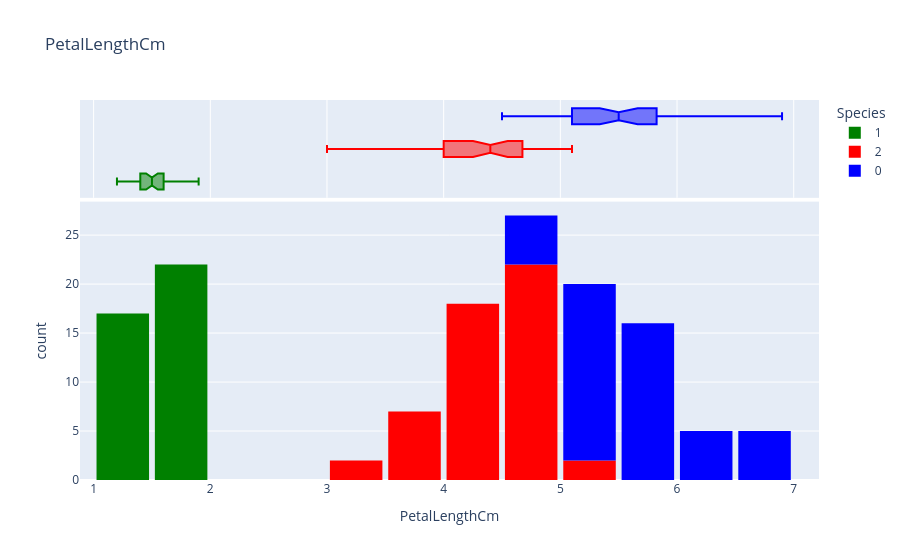

Notebook source saved alongside this figure:
### Code cell
fig = px.histogram(iris_df,
                   x='PetalLengthCm',
                   marginal='box',
                   color='Species',
                   color_discrete_sequence=['green','red','blue'],
                   title='PetalLengthCm')
fig.update_layout(bargap=0.1)
fig.show()

### Figure 1 — Plotly figure (JSON) as saved in the notebook; plotly's stock layout.template omitted (floating-point values rounded to 4 significant figures)
{"data": [{"alignmentgroup": "True", "bingroup": "x", "hovertemplate": "Species=1<br>PetalLengthCm=%{x}<br>count=%{y}<extra></extra>", "legendgroup": "1", "marker": {"color": "green", "pattern": {"shape": ""}}, "name": "1", "offsetgroup": "1", "orientation": "v", "showlegend": true, "type": "histogram", "x": [1.4, 1.4, 1.3, 1.5, 1.7, 1.4, 1.5, 1.4, 1.5, 1.6, 1.3, 1.4, 1.5, 1.7, 1.7, 1.9, 1.6, 1.6, 1.5, 1.4, 1.6, 1.6, 1.5, 1.2, 1.3, 1.3, 1.3, 1.3, 1.3, 1.6, 1.9, 1.4, 1.6, 1.4, 1.5, 1.4, 1.7, 1.7, 1.5], "xaxis": "x", "yaxis": "y"}, {"alignmentgroup": "True", "hovertemplate": "Species=1<br>PetalLengthCm=%{x}<extra></extra>", "legendgroup": "1", "marker": {"color": "green"}, "name": "1", "notched": true, "offsetgroup": "1", "showlegend": false, "type": "box", "x": [1.4, 1.4, 1.3, 1.5, 1.7, 1.4, 1.5, 1.4, 1.5, 1.6, 1.3, 1.4, 1.5, 1.7, 1.7, 1.9, 1.6, 1.6, 1.5, 1.4, 1.6, 1.6, 1.5, 1.2, 1.3, 1.3, 1.3, 1.3, 1.3, 1.6, 1.9, 1.4, 1.6, 1.4, 1.5, 1.4, 1.7, 1.7, 1.5], "xaxis": "x2", "yaxis": "y2"}, {"alignmentgroup": "True", "bingroup": "x", "hovertemplate": "Species=2<br>PetalLengthCm=%{x}<br>count=%{y}<extra></extra>", "legendgroup": "2", "marker": {"color": "red", "pattern": {"shape": ""}}, "name": "2", "offsetgroup": "2", "orientation": "v", "showlegend": true, "type": "histogram", "x": [4.7, 4.5, 4.9, 4, 4.6, 4.5, 4.7, 3.3, 4.6, 3.9, 4.2, 4, 4.7, 3.6, 4.4, 4.5, 4.1, 4.5, 3.9, 4.8, 4, 4.9, 4.7, 4.3, 4.4, 4.8, 5, 4.5, 3.5, 3.8, 3.7, 3.9, 5.1, 4.5, 4.5, 4.7, 4.4, 4.1, 4, 4.4, 4.6, 4, 4.2, 4.2, 4.2, 4.3, 3, 4.1, 4.7, 4.8, 4.5], "xaxis": "x", "yaxis": "y"}, {"alignmentgroup": "True", "hovertemplate": "Species=2<br>PetalLengthCm=%{x}<extra></extra>", "legendgroup": "2", "marker": {"color": "red"}, "name": "2", "notched": true, "offsetgroup": "2", "showlegend": false, "type": "box", "x": [4.7, 4.5, 4.9, 4, 4.6, 4.5, 4.7, 3.3, 4.6, 3.9, 4.2, 4, 4.7, 3.6, 4.4, 4.5, 4.1, 4.5, 3.9, 4.8, 4, 4.9, 4.7, 4.3, 4.4, 4.8, 5, 4.5, 3.5, 3.8, 3.7, 3.9, 5.1, 4.5, 4.5, 4.7, 4.4, 4.1, 4, 4.4, 4.6, 4, 4.2, 4.2, 4.2, 4.3, 3, 4.1, 4.7, 4.8, 4.5], "xaxis": "x2", "yaxis": "y2"}, {"alignmentgroup": "True", "bingroup": "x", "hovertemplate": "Species=0<br>PetalLengthCm=%{x}<br>count=%{y}<extra></extra>", "legendgroup": "0", "marker": {"color": "blue", "pattern": {"shape": ""}}, "name": "0", "offsetgroup": "0", "orientation": "v", "showlegend": true, "type": "histogram", "x": [5.1, 5.9, 5.6, 5.8, 6.6, 4.5, 6.3, 5.1, 5.3, 5.5, 5, 5.1, 5.3, 5.5, 6.7, 6.9, 5, 5.7, 4.9, 6.7, 4.9, 5.7, 6, 4.9, 5.6, 5.8, 6.1, 6.4, 5.6, 5.1, 5.6, 6.1, 5.6, 5.5, 4.8, 5.4, 5.6, 5.1, 5.1, 5.9, 5.2, 5, 5.2, 5.4, 5.1, 5.8, 6.9, 5.1, 5.1], "xaxis": "x", "yaxis": "y"}, {"alignmentgroup": "True", "hovertemplate": "Species=0<br>PetalLengthCm=%{x}<extra></extra>", "legendgroup": "0", "marker": {"color": "blue"}, "name": "0", "notched": true, "offsetgroup": "0", "showlegend": false, "type": "box", "x": [5.1, 5.9, 5.6, 5.8, 6.6, 4.5, 6.3, 5.1, 5.3, 5.5, 5, 5.1, 5.3, 5.5, 6.7, 6.9, 5, 5.7, 4.9, 6.7, 4.9, 5.7, 6, 4.9, 5.6, 5.8, 6.1, 6.4, 5.6, 5.1, 5.6, 6.1, 5.6, 5.5, 4.8, 5.4, 5.6, 5.1, 5.1, 5.9, 5.2, 5, 5.2, 5.4, 5.1, 5.8, 6.9, 5.1, 5.1], "xaxis": "x2", "yaxis": "y2"}], "layout": {"bargap": 0.1, "barmode": "relative", "legend": {"title": {"text": "Species"}, "tracegroupgap": 0}, "title": {"text": "PetalLengthCm"}, "xaxis": {"anchor": "y", "domain": [0, 1], "title": {"text": "PetalLengthCm"}}, "xaxis2": {"anchor": "y2", "domain": [0, 1], "matches": "x", "showgrid": true, "showticklabels": false}, "yaxis": {"anchor": "x", "domain": [0, 0.7326], "title": {"text": "count"}}, "yaxis2": {"anchor": "x2", "domain": [0.7426, 1], "matches": "y2", "showgrid": false, "showline": false, "showticklabels": false, "ticks": ""}}}
